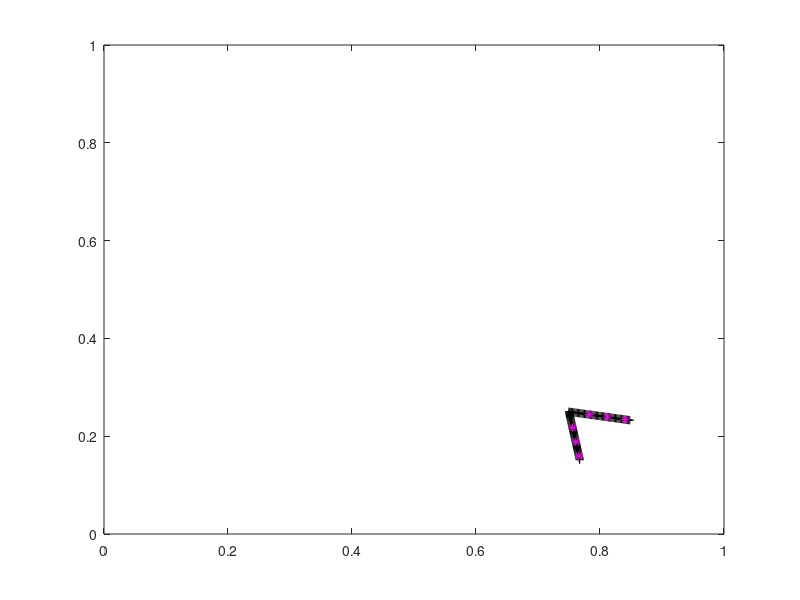

Write the MATLAB code that produced this figure.
%-------------------------------------------------------------------------------------------------------------------%
%
% IB2d is an Immersed Boundary Code (IB) for solving fully coupled non-linear 
% 	fluid-structure interaction models. This version of the code is based off of
%	Peskin's Immersed Boundary Method Paper in Acta Numerica, 2002.
%
% Author: Nicholas A. Battista
% Email:  nick.battista@unc.edu
% Date Created: September 9th, 2016
% Institution: UNC-CH
%
% This code is capable of creating Lagrangian Structures using:
% 	1. Springs
% 	2. Beams (*torsional springs)
% 	3. Target Points
%	4. Muscle-Model (combined Force-Length-Velocity model, "HIll+(Length-Tension)")
%
% One is able to update those Lagrangian Structure parameters, e.g., spring constants, resting %%	lengths, etc
% 
% There are a number of built in Examples, mostly used for teaching purposes. 
% 
% If you would like us %to add a specific muscle model, please let Nick (nick.battista@unc.edu) know.
%
%--------------------------------------------------------------------------------------------------------------------%

%%%%%%%%%%%%%%%%%%%%%%%%%%%%%%%%%%%%%%%%%%%%%%%%%%%%%%%%%%%%%%%%%%%%%%%%%%%%%%%%%%%%%%
%
% FUNCTION: creates the geometry and prints associated input files
%
%%%%%%%%%%%%%%%%%%%%%%%%%%%%%%%%%%%%%%%%%%%%%%%%%%%%%%%%%%%%%%%%%%%%%%%%%%%%%%%%%%%%%%

function Make_Scallop_Geo_and_Input_Files()

%
% Grid Parameters (MAKE SURE MATCHES IN input2d !!!)
%
Nx =  256;        % # of Eulerian Grid Pts. in x-Direction (MUST BE EVEN!!!)
Lx = 1.0;        % Length of Eulerian Grid in x-Direction
dx = Lx/Nx;      % Grid spatial resolution

%
% Immersed Structure Geometric / Dynamic Parameters %
%
ds = 0.5*dx;             % Lagrangian Pt. Spacing (2x resolution of Eulerian grid)
struct_name = 'scallop'; % Name for .vertex, .spring, etc files. (must match what's in 'input2d')


% Call function to construct geometry
[xLag,yLag] = give_Me_Immsersed_Boundary_Geometry(ds,Lx);


half_len = (length(xLag)-1)/2;   % Computes # of Lag Pts on each "Arm"
ind_off = ceil( 0.3*half_len ); % Computes # of lags from center pt for muscle placement
b_ind(1) = half_len - ind_off;      % Bottom index
t_ind(1) = half_len+2 + ind_off;    % Top index
m_dist(1) = sqrt( ( xLag( b_ind(1) )-xLag( t_ind(1) ) )^2 + ( yLag( b_ind(1) )-yLag( t_ind(1) ) )^2   );
%
ind_off = ceil( 0.6*half_len ); % Computes # of lags from center pt for muscle placement
b_ind(2) = half_len - ind_off;      % Bottom index
t_ind(2) = half_len+2 + ind_off;    % Top index
m_dist(2) = sqrt( ( xLag( b_ind(2) )-xLag( t_ind(2) ) )^2 + ( yLag( b_ind(2) )-yLag( t_ind(2) ) )^2   );
%
ind_off = ceil( 0.9*half_len ); % Computes # of lags from center pt for muscle placement
b_ind(3) = half_len - ind_off;      % Bottom index
t_ind(3) = half_len+2 + ind_off;    % Top index
m_dist(3) = sqrt( ( xLag( b_ind(3) )-xLag( t_ind(3) ) )^2 + ( yLag( b_ind(3) )-yLag( t_ind(3) ) )^2   );


% Test Muscle Placement
plot( xLag( b_ind ), yLag( b_ind ), 'm*'); hold on;
plot( xLag( t_ind ), yLag( t_ind ), 'm*'); hold on;


% Prints .vertex file!
print_Lagrangian_Vertices(xLag,yLag,struct_name);


% Prints .spring file! (LINEAR/NS-SPRINGS)
%k_Spring = 2.5e5;                    % Spring stiffness (does not need to be equal for all springs)
%ds_Rest = ds;                        % Spring resting length (does not need to be equal for all springs)
%print_Lagrangian_Springs(xLag,yLag,k_Spring,ds_Rest,struct_name,k_Spring2);


% Prints .d_spring file! (DAMPED SPRINGS)
k_Spring = 1e8;
ds_Rest = ds;                       % Spring resting length (does not need to be equal for all springs)
b_damp = 0;%2.5; 
k_Spring2= 0e2;                     % Spring stiffness between sides of swimmer
print_Lagrangian_Damped_Springs(xLag,yLag,k_Spring,ds_Rest,b_damp,struct_name,k_Spring2);



% Prints .beam file!
k_Beam = 1e12;                      % Beam Stiffness (does not need to be equal for all beams)
C = compute_Curvatures(xLag,yLag);    % Computes curvature of initial configuration
print_Lagrangian_Beams(xLag,yLag,k_Beam,C,struct_name);


% Prints .muscle file! [ a_f * Fmax *exp( -( (Q-1)/SK )^2 ) * (1/P0)*(b*P0-a*v)/(v+b); Q = LF/LFO ]
LFO = m_dist; SK = 0.3; a = 0.25; b = 4.0; Fmax = [1 2.5 6]*10^4;
kSpr = 1e4; alpha = 1;
print_Lagrangian_3_Element_Muscles(xLag,LFO,SK,a,b,Fmax,struct_name,b_ind,t_ind,kSpr,alpha)

%kSpr = Fmax; gets a slow swimmmer


% Prints .target file!
%k_Target = 1e7;
%print_Lagrangian_Target_Pts(xLag,k_Target,struct_name);



%%%%%%%%%%%%%%%%%%%%%%%%%%%%%%%%%%%%%%%%%%%%%%%%%%%%%%%%%%%%%%%%%%%%%%%%
%
% FUNCTION: prints VERTEX points to a file called 'struct_name'.vertex
%
%%%%%%%%%%%%%%%%%%%%%%%%%%%%%%%%%%%%%%%%%%%%%%%%%%%%%%%%%%%%%%%%%%%%%%%%

function print_Lagrangian_Vertices(xLag,yLag,struct_name)

    N = length(xLag); % Total # of Lag. Pts

    vertex_fid = fopen([struct_name '.vertex'], 'w');

    fprintf(vertex_fid, '%d\n', N );

    %Loops over all Lagrangian Pts.
    for s = 1:N
        X_v = xLag(s);
        Y_v = yLag(s);
        fprintf(vertex_fid, '%1.16e %1.16e\n', X_v, Y_v);
    end

    fclose(vertex_fid);

    
    
%%%%%%%%%%%%%%%%%%%%%%%%%%%%%%%%%%%%%%%%%%%%%%%%%%%%%%%%%%%%%%%%%%%%%%%%
%
% FUNCTION: prints MUSCLE points to a file called "struct_name".muscle
%
%%%%%%%%%%%%%%%%%%%%%%%%%%%%%%%%%%%%%%%%%%%%%%%%%%%%%%%%%%%%%%%%%%%%%%%%

function print_Lagrangian_3_Element_Muscles(xLag,LFO,SK,a,b,Fmax,struct_name,ind_b,ind_t,kSpr,alpha)

    %N = length(xLag); %Number of Lagrangian Pts. Total

    muscle_fid = fopen([struct_name '.3_muscle'], 'w');

    fprintf(muscle_fid, '%d\n', 1 ); % Only 1 muscle

    %MUSCLES BETWEEN VERTICES
    fprintf(muscle_fid, '%d %d %1.16e %1.16e %1.16e %1.16e %1.16e %1.16e %1.16e\n', ind_b(1), ind_t(1), LFO(1), SK, a,b,Fmax(1),kSpr,alpha);  
    fprintf(muscle_fid, '%d %d %1.16e %1.16e %1.16e %1.16e %1.16e %1.16e %1.16e\n', ind_b(2), ind_t(2), LFO(2), SK, a,b,Fmax(2),kSpr,alpha);  
    fprintf(muscle_fid, '%d %d %1.16e %1.16e %1.16e %1.16e %1.16e %1.16e %1.16e\n', ind_b(3), ind_t(3), LFO(3), SK, a,b,Fmax(3),kSpr,alpha);  

    fclose(muscle_fid);
   
    
%%%%%%%%%%%%%%%%%%%%%%%%%%%%%%%%%%%%%%%%%%%%%%%%%%%%%%%%%%%%%%%%%%%%%%%%
%
% FUNCTION: prints SPRING points to a file called 'struct_name'.spring
%
%%%%%%%%%%%%%%%%%%%%%%%%%%%%%%%%%%%%%%%%%%%%%%%%%%%%%%%%%%%%%%%%%%%%%%%%

function print_Lagrangian_Springs(xLag,yLag,k_Spring,ds_Rest,struct_name,k_Spring2)

    N = length(xLag);

    spring_fid = fopen([struct_name '.spring'], 'w');

    fprintf(spring_fid, '%d\n', N-1 + (N-1)/2 );    % Print # of springs 

    %spring_force = kappa_spring*ds/(ds^2);
        
    %SPRINGS BETWEEN VERTICES
    for s = 1:N
            if s < N         
                fprintf(spring_fid, '%d %d %1.16e %1.16e\n', s, s+1, k_Spring, ds_Rest);  
            %else
            %    %Case s=N
            %    fprintf(spring_fid, '%d %d %1.16e %1.16e\n', s, 1,   k_Spring, ds_Rest);  
            end
    end
    
    for s=1:(N-1)/2
         dist = sqrt( ( xLag(s)-xLag(N-(s-1)) )^2 + ( yLag(s)-yLag(N-(s-1)) )^2 );
         if (s > (N-1)/2 - 7)
            fprintf(spring_fid, '%d %d %1.16e %1.16e\n', s, N-(s-1), k_Spring2, dist);
         else 
            fprintf(spring_fid, '%d %d %1.16e %1.16e\n', s, N-(s-1), k_Spring2, dist);
         end
    end
    fclose(spring_fid);     
    
%%%%%%%%%%%%%%%%%%%%%%%%%%%%%%%%%%%%%%%%%%%%%%%%%%%%%%%%%%%%%%%%%%%%%%%%%%%%%
%
% FUNCTION: prints DAMPED SPRING points to a file called rubberband.d_spring
%
%%%%%%%%%%%%%%%%%%%%%%%%%%%%%%%%%%%%%%%%%%%%%%%%%%%%%%%%%%%%%%%%%%%%%%%%%%%%%

function print_Lagrangian_Damped_Springs(xLag,yLag,k_Spring,ds_Rest,b_damp,struct_name,k_Spring2)

    N = length(xLag);

    spring_fid = fopen([struct_name '.d_spring'], 'w');

    fprintf(spring_fid, '%d\n', N-1 + (N-1)/2 );

    %spring_force = kappa_spring*ds/(ds^2);
        
    %SPRINGS BETWEEN VERTICES
    for s = 1:N
            if s < N         
                fprintf(spring_fid, '%d %d %1.16e %1.16e %1.16e\n', s, s+1, k_Spring, ds_Rest,b_damp);  
            %else
            %    %Case s=N
            %    fprintf(spring_fid, '%d %d %1.16e %1.16e\n', s, 1,   k_Spring, ds_Rest);  
            end
    end
    
    for s=1:(N-1)/2
         dist = sqrt( ( xLag(s)-xLag( N-(s-1) ) )^2 + ( yLag(s)-yLag( N-(s-1) ) )^2 );
         if (s > (N-1)/2 - 7)
            fprintf(spring_fid, '%d %d %1.16e %1.16e %1.16e\n', s, N-(s-1), k_Spring2, dist,b_damp);
         else 
            fprintf(spring_fid, '%d %d %1.16e %1.16e %1.16e\n', s, N-(s-1), k_Spring2, dist,b_damp);
         end
    end
    fclose(spring_fid);
    
    
    
%%%%%%%%%%%%%%%%%%%%%%%%%%%%%%%%%%%%%%%%%%%%%%%%%%%%%%%%%%%%%%%%%%%%%%%%
%
% FUNCTION: prints TARGET points to a file called 'struct_name'.vertex
%
%%%%%%%%%%%%%%%%%%%%%%%%%%%%%%%%%%%%%%%%%%%%%%%%%%%%%%%%%%%%%%%%%%%%%%%%

function print_Lagrangian_Target_Pts(xLag,k_Target,struct_name)

    N = length(xLag);

    target_fid = fopen([struct_name '.target'], 'w');

    fprintf(target_fid, '%d\n', N );

    %Loops over all Lagrangian Pts.
    for s = 1:N
        fprintf(target_fid, '%d %1.16e\n', s, k_Target);
    end

    fclose(target_fid); 
    
    
%%%%%%%%%%%%%%%%%%%%%%%%%%%%%%%%%%%%%%%%%%%%%%%%%%%%%%%%%%%%%%%%%%%%%%%%%%%%%%%%%%%%%
%
% FUNCTION: prints BEAM (Torsional Spring) points to a file called 'struct_name'.beam
%
%%%%%%%%%%%%%%%%%%%%%%%%%%%%%%%%%%%%%%%%%%%%%%%%%%%%%%%%%%%%%%%%%%%%%%%%%%%%%%%%%%%%%

function print_Lagrangian_Beams(xLag,yLag,k_Beam,C,struct_name)

    % k_Beam: beam stiffness
    % C: beam curvature
    
    N = length(xLag); % NOTE: Total number of beams = Number of Total Lag Pts. - 2

    beam_fid = fopen([struct_name '.beam'], 'w');

    fprintf(beam_fid, '%d\n', N-2 );

    %spring_force = kappa_spring*ds/(ds^2);

    %BEAMS BETWEEN VERTICES
    for s = 2:N-1
            if  s <= N-1         
                fprintf(beam_fid, '%d %d %d %1.16e %1.16e\n',s-1, s, s+1, k_Beam, C(s) );  
            else
                %Case s=N
                fprintf(beam_fid, '%d %d %d %1.16e %1.16e\n',s-1, s, 1,   k_Beam, C(s) );  
            end
    end
    fclose(beam_fid); 
    
    
    
%%%%%%%%%%%%%%%%%%%%%%%%%%%%%%%%%%%%%%%%%%%%%%%%%%%%%%%%%%%%%%%%%%%%%%%%
%
% FUNCTION: computes "curvature" of starting configuration
% 
% NOTE: not curvature in the traditional geometric sense, in the 'discrete'
% sense through cross product.
%
% NOTE: assumes a CLOSED structure
%
%%%%%%%%%%%%%%%%%%%%%%%%%%%%%%%%%%%%%%%%%%%%%%%%%%%%%%%%%%%%%%%%%%%%%%%%

function C = compute_Curvatures(xLag,yLag)

N = length(xLag);
C = zeros( N );

%Note: needs to be done same order as you print .beam file!
for i=1:N
   
   % Pts Xp -> Xq -> Xr (same as beam force calc.)
   
   if ( (i > 1) && (i < N) )
   
        Xp = xLag(i-1); Xq = xLag(i); Xr = xLag(i+1);
        Yp = yLag(i-1); Yq = yLag(i); Yr = yLag(i+1);
   
   elseif (i==1)
       
        Xp = xLag(N); Xq = xLag(i); Xr = xLag(i+1);
        Yp = yLag(N); Yq = yLag(i); Yr = yLag(i+1);
       
   elseif (i==N)
       
        Xp = xLag(N-1); Xq = xLag(N); Xr = xLag(1);
        Yp = yLag(N-1); Yq = yLag(N); Yr = yLag(1);
       
   end
       
   C(i) = (Xr-Xq)*(Yq-Yp) - (Yr-Yq)*(Xq-Xp); %Cross product btwn vectors
      
end
    
    
%%%%%%%%%%%%%%%%%%%%%%%%%%%%%%%%%%%%%%%%%%%%%%%%%%%%%%%%%%%%%%%%%%%%%%%%%
%
% FUNCTION: creates the Lagrangian structure geometry
%
%%%%%%%%%%%%%%%%%%%%%%%%%%%%%%%%%%%%%%%%%%%%%%%%%%%%%%%%%%%%%%%%%%%%%%%%%
 
function [xLag,yLag] = give_Me_Immsersed_Boundary_Geometry(ds,Lx)
 
% ds: Lagrangian pt. spacing
% Lx: Length of Eulerian grid
 
% The immsersed structure is initially "an angle" of 10 degrees %
ang = 70*pi/180; % original angle
L = 1/10*Lx;     % Structure will be 1/20 of the length of the grid

% Create line of points
x = 0:ds:L;
y = zeros( 1, length( x ) );

% Rotate line of points
[xB,yB] = rotate_geometry_please(x,y,-ang/2);
[xT,yT] = rotate_geometry_please(x,y,ang/2);

% Put together!
xLag = [ xB(end:-1:2) xT ];
yLag = [ yB(end:-1:2) yT ];

[xLag,yLag] = rotate_geometry_please(xLag,yLag,-pi/4);

length(xLag)

xLag = xLag + 0.75*Lx;
yLag = yLag + 0.25*Lx;

% TESTING GEOMETRY
%plot(xB,yB,'r*'); hold on;
%plot(xT,yT,'go'); hold on;
plot( xLag, yLag, 'k+'); hold on;
axis([0 Lx 0 Lx]);

% for i=1:length(xLag)
%    plot( xLag(i), yLag(i), 'k+'); hold on;
%    axis([0 Lx 0 Lx]);
%    pause();
% end



%%%%%%%%%%%%%%%%%%%%%%%%%%%%%%%%%%%%%%%%%%%%%%%%%%%%%%%%%%%%%%%%%%%%%%%%%
%
% FUNCTION: rotate set of points
%
%%%%%%%%%%%%%%%%%%%%%%%%%%%%%%%%%%%%%%%%%%%%%%%%%%%%%%%%%%%%%%%%%%%%%%%%%

function [xN,yN] = rotate_geometry_please(x,y,ang)

% x,y original (x,y) coordinates before rotation
% ang: angle rotating by

xN = zeros( 1, length( x ) ); yN = xN;
for i=1:length(x)
   xN(i) = x(i)*cos(ang) - y(i)*sin(ang); 
   yN(i) = x(i)*sin(ang) + y(i)*cos(ang); 
end
